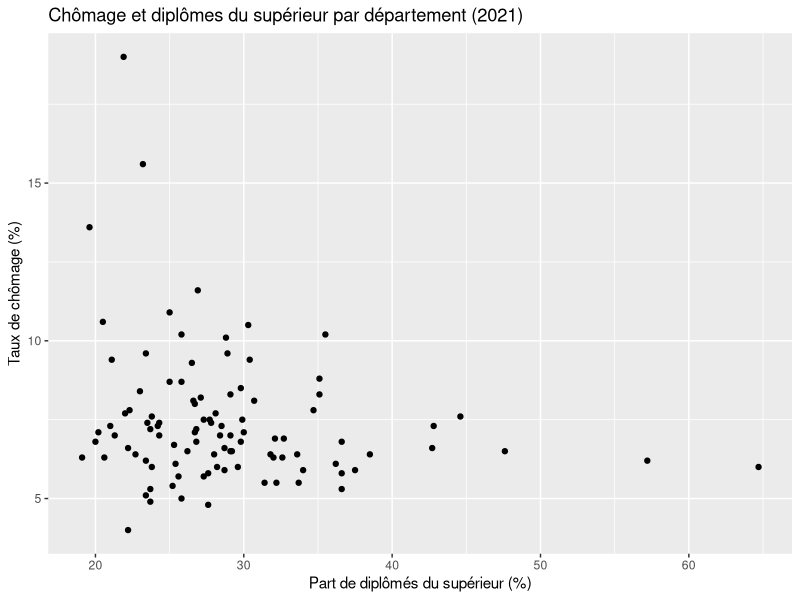
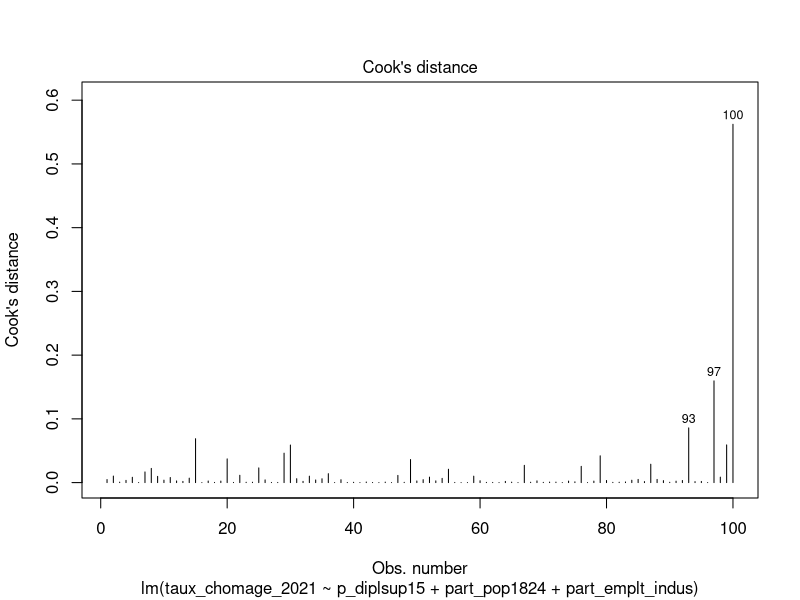

Write the R code that produced these figures, in order.
#============================================================================
#Projet: Déterminants du chômage départemental en France

#Auteure: Sylvia Corinne YOVOGAN
#============================================================================

## Installation et chargement des packages
# Installation (si besoin)
# install.packages(c("tidyverse", "readxl", "lmtest", "sandwich", "car"))
library(tidyverse)
library(readxl)
library(ggplot2)
library(lmtest) # pour le test de l'hétéroscédasticité
library(sandwich) # pour les erreurs-types robustes
library(car) # pour le test de multicolinéarité

## Import et nettoyage des données

# Diplômes du supérieur (2021)
diplomes <- read_excel("data/indic_sex_rp.xlsx", sheet = "Data", skip = 4)
diplomes <- filter(diplomes, sexe == "T", an == "2021")
diplomes <- select(diplomes, codgeo, libgeo, p_diplsup15)

# Chômage (2021, 4e trimestre)
chomage <- read_excel("data/famille_TAUX-CHOMAGE_18092026.xlsx",sheet = "valeurs_trimestrielles")
names(chomage)[1] <- "libelle"
chomage <- filter(chomage, str_detect(libelle, "par département"))
chomage <- mutate(chomage, libgeo = str_remove(libelle, "Taux de chômage localisé par département - "))
chomage <- select(chomage, libgeo, `2021-T4`)
names(chomage) <- c("libgeo", "taux_chomage_2021")

# Part des jeunes 18-24 ans (2022)
jeunes <- read_excel("data/part_18_24_ans.xlsx", sheet = "Data", skip = 4)
jeunes <- filter(jeunes, an == "2022")
jeunes <- select(jeunes, libgeo, part_pop1824)

# Part de l'emploi industriel (2022)
industrie <- read_excel("data/part_emploi_industriel.xlsx", sheet = "Data", skip = 4)
industrie <- filter(industrie, an == "2022")
industrie <- select(industrie, libgeo, part_emplt_indus)

## Fusion des 4 variables dans un seul tableau
donnees <- inner_join(diplomes, chomage, by = "libgeo")
donnees <- inner_join(donnees, jeunes, by = "libgeo")
donnees <- inner_join(donnees, industrie, by = "libgeo")

# Vérification
nrow(donnees)
summary(donnees)

## Statistiques descriptives et graphique
ggplot(donnees, aes(x = p_diplsup15, y = taux_chomage_2021)) + geom_point() +
  labs(title = "Chômage et diplômes du supérieur par département (2021)",
    x = "Part de diplômés du supérieur (%)",
    y = "Taux de chômage (%)")

## Regression linéaire multiple (modèle complet avec DOM)
modele <- lm(taux_chomage_2021 ~ p_diplsup15 + part_pop1824 + part_emplt_indus, data = donnees)
summary(modele)

# Vérification de l'hétéroscédasticité
bptest(modele)

# Correction par erreurs-types robustes
coeftest(modele, vcov = vcovHC(modele, type = "HC1"))

# Identification des valeurs influentes
plot(modele, which = 4)
donnees[c(97, 100), ]

## Modèle final : France métropolitaine sans les DOM
donnees_metropole <- filter(donnees, !codgeo %in% c("971", "972", "973", "974", "976"))
modele_final <- lm(taux_chomage_2021 ~ p_diplsup15 + part_pop1824 + part_emplt_indus, data = donnees_metropole)
summary(modele_final)

# Vérification de l'hétéroscédasticité sur le modèle final
bptest(modele_final)

# Correction par erreurs-types robustes
coeftest(modele_final, vcov = vcovHC(modele_final, type = "HC1"))

# Vérification de la multicolinéarité
vif(modele_final) 
